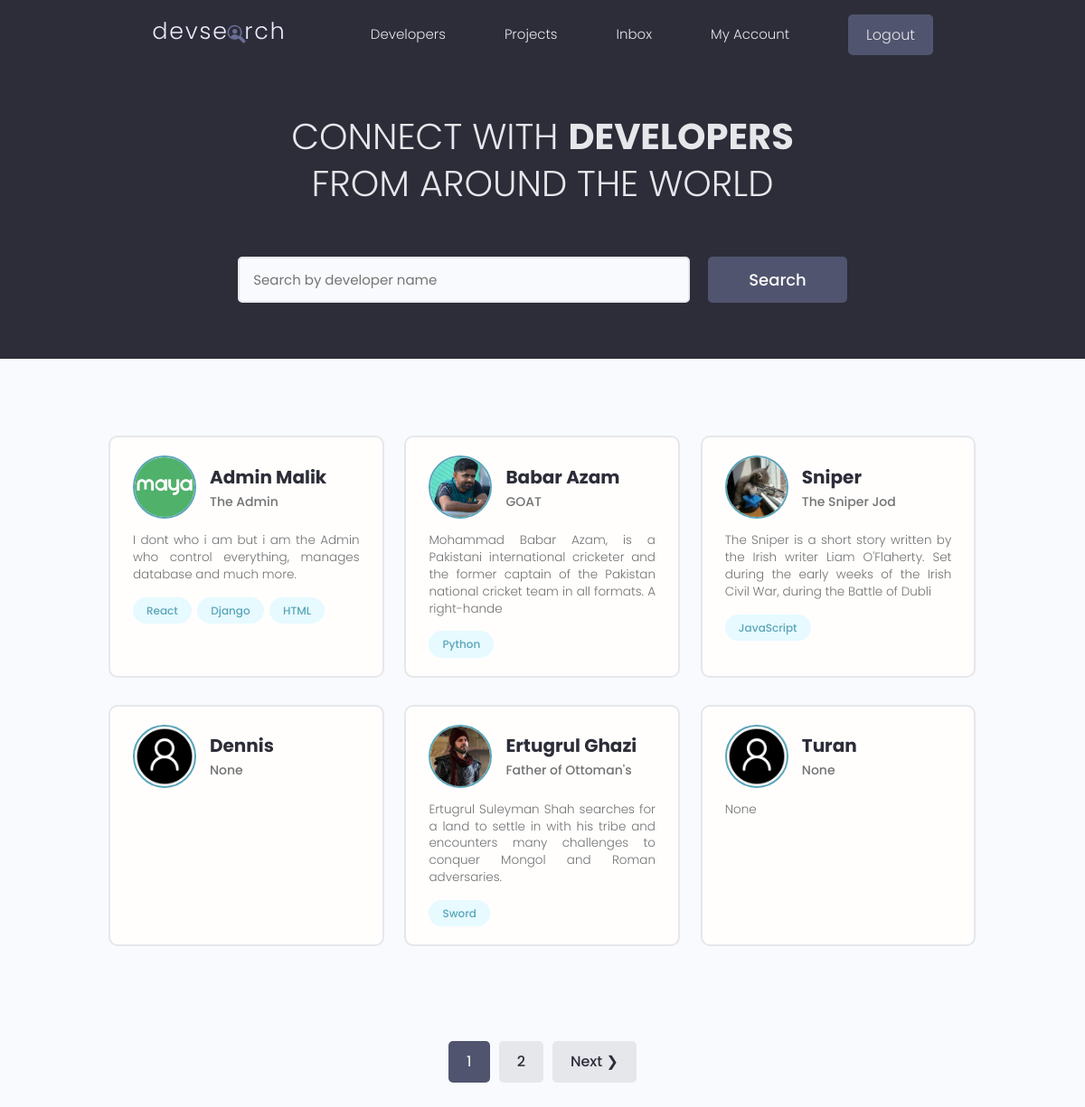
The app's page / (signed in) with its own data.
### users/models.py (models this page shows, shortened)
class Profile(models.Model):
    user = models.OneToOneField(User,on_delete=models.CASCADE,null=True,blank=True)
    name = models.CharField(max_length=200,null=True,blank=True)
    email = models.EmailField(max_length=200,unique = True,null=True,blank=True)
    username = models.CharField(max_length=200,null=True,blank=True)
    headline = models.CharField(max_length=200,null=True,blank=True)
    bio = models.TextField(null=True,blank=True)
    location = models.CharField(max_length=200,null=True,blank=True)
    profile_image = models.ImageField(max_length=200,null=True,blank=True,upload_to='profiles/',default='default_profile.png')
    social_github = models.CharField(max_length=200,null=True,blank=True)
    social_twitter = models.CharField(max_length=200,null=True,blank=True)
    social_linkedin = models.CharField(max_length=200,null=True,blank=True)
    social_youtube = models.CharField(max_length=200,null=True,blank=True)
    social_website = models.CharField(max_length=200,null=True,blank=True)
    created = models.DateTimeField(auto_now_add=True)
    id = models.UUIDField(default=uuid.uuid4,unique=True,primary_key=True,editable=False)

class Skills(models.Model):
    owner = models.ForeignKey(Profile, on_delete=models.CASCADE,null=True,blank=True)
    name = models.CharField(max_length=200,null=True,blank=True)
    description = models.TextField(null=True,blank=True)
    created = models.DateTimeField(auto_now_add=True)
    id = models.UUIDField(default=uuid.uuid4,unique=True,primary_key=True,editable=False)
    def __str__(self):
        return str(self.name)

### users/views.py (the view)
# urls.py: path('', views.profile, name='profiles'),
def profile(request):
    q = ''
    if request.GET.get('q'):
        q = request.GET.get('q')
    skills = Skills.objects.filter(name__icontains=q)
    profiles = Profile.objects.distinct().filter(
        Q(name__icontains=q) |
        Q(headline__icontains=q) |
        Q(skills__in=skills)
    )
    page = request.GET.get('page')
    results = 6
    paginator = Paginator(profiles, results)
    try:
        profiles = paginator.page(page)
    except PageNotAnInteger:
        page = 1
        profiles = paginator.page(page)
    except EmptyPage:
        page = paginator.num_pages
        profiles = paginator.page(page)
    context = {'page' : 'Developers','profiles' : profiles, 'q' : q, 'paginator' : paginator}
    return render(request, 'profiles.html', context)

### users/templates/profiles.html (shortened to what this page needs)
{% extends "base.html" %}
{% block content %}
<main class="home">
    <section class="hero-section text-center">
      <div class="container container--narrow">
        <div class="hero-section__box">
          <h2>CONNECT WITH <span>DEVELOPERS</span></h2>
          <h2>FROM AROUND THE WORLD</h2>
        </div>
        <div class="hero-section__search">
          <form class="form" action="{% url 'profiles' %}" method="get">
            <div class="form__field">
              <input class="input input--text" id="formInput#search" type="text" name="q"
               value="{{q}}" placeholder="Search by developer name" />
            </div>
            <input class="btn btn--sub btn--lg" type="submit" value="Search" />
          </form>
        </div>
      </div>
    </section>
    <section class="devlist">
      <div class="container">
        <div class="grid grid--three">
            {% for profile in profiles %}
          <div class="column card">
            <div class="dev">
              <a href="{% url 'user-profile' profile.id %}" class="card__body">
                <div class="dev__profile">
                  <img class="avatar avatar--md" src="{{ profile.profile_image.url }}" alt="image" />
                  <div class="dev__meta">
                    <h3>{{ profile.name }}</h3>
                    <h5>{{ profile.headline }}</h5>
                  </div>
                </div>
                <p class="dev__info">
                  {{ profile.bio|slice:"150" }}
                </p>
                <div class="dev__skills">
                  {% for skill in profile.skills_set.all %}
                  <span class="tag tag--pill tag--main">
                    <small>{{ skill }}</small>
                  </span>
                  {% endfor %}
                </div>
              </a>
            </div>
          </div>
          {% endfor %}
        </div>
      </div>
    </section>
    {% if profiles.has_other_pages %}
    <div class="pagination">
      <ul class="container">
        {% for page in paginator.page_range %}
        {% if page == profiles.number %}
        <li><a class="btn page-link btn--sub" href="?={{page}}">{{page}}</a></li>
        {% else %}
        <li><a class="btn page-link" href="?page={{page}}">{{page}}</a></li>
        {% endif %}
        {% endfor %}
        {% if profiles.has_next %}
        <li><a class="btn page-link btn" href="?page={{profiles.next_page_number}}">Next &#10095;</a></li>
        {% endif %}
      </ul>
    </div>
    {% endif %}
  </main>
{% endblock content %}

### static/styles/app.css (style rules this page uses)
:root { --color-sub: #2d2d39; }
.btn--sub { background-color: var(--color-sub-light); }
.card { border: 2px solid var(--color-light); }
img { width: 100%; }
.hero-section { height: 40vh; display: flex; align-items: center; background-color: var(--color-sub); }
.hero-section__box { margin-bottom: 4rem; }
.hero-section__box > h2, .hero-section__box > h2 > span { font-size: 4rem; color: var(--color-light); line-height: 1.3; text-transform: uppercase; }
.hero-section__box > h2 { font-weight: 300; }
.hero-section__box > h2 > span { font-weight: 700; }
.hero-section__search > .form { display: flex; align-items: center; justify-content: center; gap: 2rem; }
.hero-section__search > .form input.input--text { width: 50rem; }
.devlist { margin-top: 8rem; }
.devlist .grid { align-items: stretch; }
.devlist .dev .dev__profile { display: flex; align-items: center; gap: 1.5rem; }
.devlist .dev .dev__meta h3 { color: var(--color-sub); font-size: 2rem; font-weight: 700; }
.devlist .dev .dev__meta h5 { color: var(--color-text); font-size: 1.4rem; font-weight: 500; }
.devlist .dev .dev__info { margin: 1.5rem 0; font-size: 1.35rem; line-height: 1.4; text-align: justify; }
.pagination { margin-top: 8rem; margin-bottom: 10rem; }
.pagination > ul { flex-wrap: wrap; list-style: none; display: flex; align-items: center; justify-content: center; gap: 1rem; }
.pagination .btn { color: var(--color-sub); }
.pagination .btn.btn--sub { color: var(--color-light); }

### static/uikit/styles/modules/_variables.css (style rules this page uses)
:root { --color-main: #5aa5b9; --color-main-light: #e6faff; --color-sub: #3f4156; --color-sub-light: #51546e; --color-sub-lighter: #ededfd; --color-text: #737373; --color-gray: #8b8b8b; --color-light: #e5e7eb; --color-light-gray: #767676; --color-bg: #f8fafd; --color-white: #fffefd; --color-white-light: #f3f3f3; --color-success: #359e64; --color-success-bg: #def8e8; --color-error: #fc4b0b; --color-error-bg: #fff2ee; --font-base: 'Poppins', arial, helvetica, 'Segoe UI', roboto, ubuntu, sans-serif; --font-monospace: 'Fira Code', 'Courier New', courier, monospace; --font-regular: 300; --font-medium: 500; --font-bold: 700; --generic-shadow: 1px 1px 5px #00000010; --generic-transition: all 0.3s ease-in-out; }

### static/uikit/styles/modules/_base.css (style rules this page uses)
* { margin: 0; padding: 0; box-sizing: border-box; text-rendering: optimizeLegibility; color: inherit; font-size: inherit; }
html { font-size: 50%; }
@media only screen and (min-width: 480px) { html { font-size: 56.25%; } }
@media only screen and (min-width: 1200px) { html { font-size: 62.5%; } }
body { line-height: 1.6; font-weight: 400; font-size: 1.5rem; color: var(--color-text); background-color: var(--color-bg); min-height: 100vh; }

### static/uikit/styles/modules/_typography.css (style rules this page uses)
* { font-family: var(--font-base); }
h2 { font-size: 3.6rem; font-weight: var(--font-bold); }
h3 { font-size: 3.2rem; font-weight: var(--font-medium); }
h5 { font-size: 2.4rem; font-weight: var(--font-medium); }
h5, h6 { font-weight: var(--font-regular); }
p, span, strong { font-size: 1.6rem; color: var(--color-text); font-weight: var(--font-regular); }
a { padding-bottom: 2px; text-decoration: none; display: inline-block; color: var(--color-main); font-weight: var(--font-medium); }

### static/uikit/styles/modules/_utilities.css (style rules this page uses)
.container { width: 92%; max-width: 165rem; margin: 0 auto; box-sizing: border-box; }
.container--narrow { width: 92%; max-width: 120rem; }
@media screen and (min-width: 1000px) { .container { width: 90%; } }
@media screen and (min-width: 1000px) { .container--narrow { width: 85%; } }
@media screen and (min-width: 1200px) { .container { width: 80%; } }
@media screen and (min-width: 1200px) { .container--narrow { width: 72%; } }
.text-center { text-align: center; }

### static/uikit/styles/modules/_avatar.css (style rules this page uses)
.avatar { border-radius: 50%; border: 2px solid var(--color-main); object-fit: cover; }
.avatar--md { height: 7rem; width: 7rem; }

### static/uikit/styles/modules/_button.css (style rules this page uses)
.btn { display: inline-block; position: relative; cursor: pointer; background-color: var(--color-light); font-weight: var(--font-medium); color: var(--color-sub); text-decoration: none; padding: 1rem 2rem; border-radius: 0.5rem; border: none; width: -webkit-fit-content; width: -moz-fit-content; width: fit-content; height: -webkit-fit-content; height: -moz-fit-content; height: fit-content; font-size: 1.6rem; outline-width: 0; outline-color: transparent; -webkit-backface-visibility: hidden; backface-visibility: hidden; transition: all 0.3s ease-in-out; }
.btn--sub { background-color: var(--color-sub); color: var(--color-white); }
.btn--lg { font-size: 1.8rem; padding: 1.2rem 4.5rem; }

### records on screen
Profile: profile_image (picture), name "Admin Malik", headline "The Admin", bio "I dont who i am but i am the Admin who control everything, manages database and much more."
Skills: name "React"
Skills: name "Django"
Skills: name "HTML"
Profile: profile_image (picture), name "Babar Azam", headline "GOAT", bio "Mohammad Babar Azam, is a Pakistani international cricketer and the former captain of the Pakistan national cricket team in all formats. A right-hande"
Skills: name "Python"
Profile: profile_image (picture), name "Sniper", headline "The Sniper Jod", bio "The Sniper is a short story written by the Irish writer Liam O'Flaherty. Set during the early weeks of the Irish Civil War, during the Battle of Dubli"
Skills: name "JavaScript"
Profile: profile_image (placeholder picture), name "Dennis", headline "None"
Profile: profile_image (picture), name "Ertugrul Ghazi", headline "Father of Ottoman's", bio "Ertugrul Suleyman Shah searches for a land to settle in with his tribe and encounters many challenges to conquer Mongol and Roman adversaries."
Skills: name "Sword"
Profile: profile_image (placeholder picture), name "Turan", headline "None", bio "None"

### other values on screen
{{ page }} "1"
{{ page }} "2"
